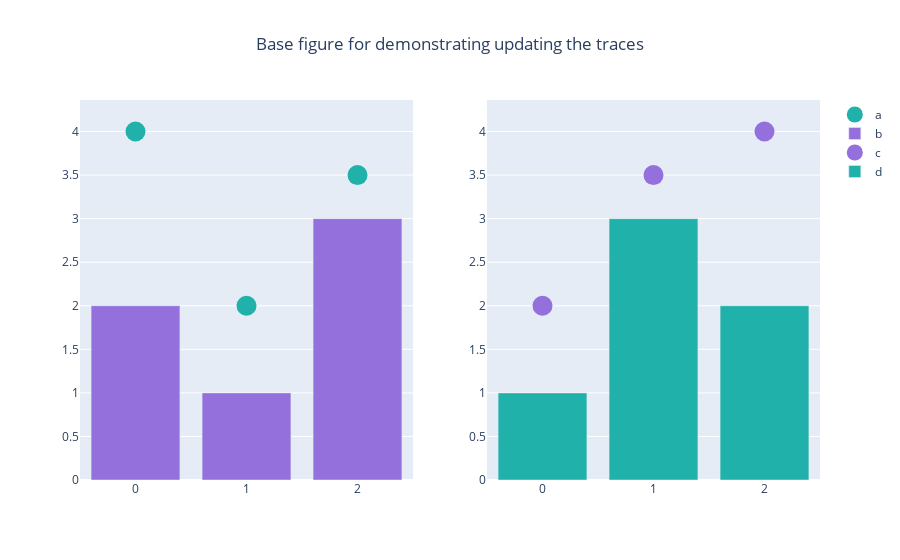

Notebook cell for this chart:
### Code cell
fig = make_subplots(rows=1, cols=2)

fig.add_scatter(y=[4, 2, 3.5], mode="markers",
                marker=dict(size=20, color="LightSeaGreen"),
                name="a", row=1, col=1)

fig.add_bar(y=[2, 1, 3],
            marker=dict(color="MediumPurple"),
            name="b", row=1, col=1)

fig.add_scatter(y=[2, 3.5, 4], mode="markers",
                marker=dict(size=20, color="MediumPurple"),
                name="c", row=1, col=2)

fig.add_bar(y=[1, 3, 2],
            marker=dict(color="LightSeaGreen"),
            name="d", row=1, col=2)

fig.update_layout(title_text="Base figure for demonstrating updating the traces", title_x=0.5)

### Figure 1 — Plotly figure (JSON) as saved in the notebook; plotly's stock layout.template omitted (floating-point values rounded to 4 significant figures)
{"data": [{"marker": {"color": "LightSeaGreen", "size": 20}, "mode": "markers", "name": "a", "type": "scatter", "xaxis": "x", "y": [4, 2, 3.5], "yaxis": "y"}, {"marker": {"color": "MediumPurple"}, "name": "b", "type": "bar", "xaxis": "x", "y": [2, 1, 3], "yaxis": "y"}, {"marker": {"color": "MediumPurple", "size": 20}, "mode": "markers", "name": "c", "type": "scatter", "xaxis": "x2", "y": [2, 3.5, 4], "yaxis": "y2"}, {"marker": {"color": "LightSeaGreen"}, "name": "d", "type": "bar", "xaxis": "x2", "y": [1, 3, 2], "yaxis": "y2"}], "layout": {"autosize": true, "title": {"text": "Base figure for demonstrating updating the traces", "x": 0.5}, "xaxis": {"anchor": "y", "autorange": true, "domain": [0, 0.45], "range": [-0.5, 2.5]}, "xaxis2": {"anchor": "y2", "autorange": true, "domain": [0.55, 1], "range": [-0.5, 2.5]}, "yaxis": {"anchor": "x", "autorange": true, "domain": [0, 1], "range": [0, 4.543], "type": "linear"}, "yaxis2": {"anchor": "x2", "autorange": true, "domain": [0, 1], "range": [0, 4.543], "type": "linear"}}}
